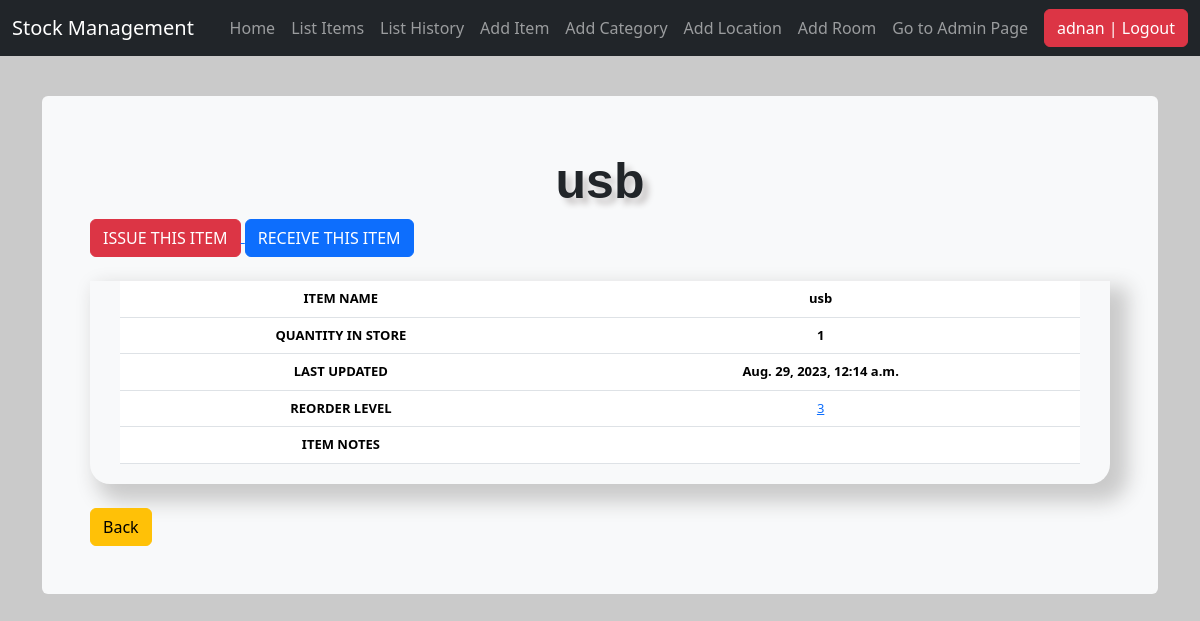
Page /item_detail/7/ (signed in) on the committed database.
### stockmgmt/models.py (models this page shows, shortened)
class Stock(models.Model):
    household = models.ForeignKey(
        Household, on_delete=models.CASCADE, blank=True)
    room = models.ForeignKey(Room, on_delete=models.CASCADE, blank=True)
    location = models.ForeignKey(
        Location, on_delete=models.CASCADE, blank=True)
    category = models.ForeignKey(
        Category, on_delete=models.CASCADE, blank=True)
    item_name = models.CharField(max_length=50, blank=True, null=True)
    quantity = models.IntegerField(default='0', blank=True, null=True)
    receive_quantity = models.IntegerField(default='0', blank=True, null=True)
    receive_by = models.CharField(max_length=50, blank=True, null=True)
    issue_quantity = models.IntegerField(default='0', blank=True, null=True)
    issue_by = models.CharField(max_length=50, blank=True, null=True)
    issue_to = models.CharField(max_length=50, blank=True, null=True)
    phone_number = models.CharField(max_length=50, blank=True, null=True)
    created_by = models.CharField(max_length=50, blank=True, null=True)
    reorder_level = models.IntegerField(default='3', blank=True, null=True)
    timestamp = models.DateTimeField(auto_now_add=True, auto_now=False)
    last_updated = models.DateTimeField(auto_now_add=False, auto_now=True)
    item_notes = models.TextField(max_length=500, blank=True, null=True)

### stockmgmt/views.py (the view)
# urls.py: path('item_detail/<str:pk>/', views.item_detail, name="item_detail"),
@login_required
def item_detail(request, pk):
    queryset = Stock.objects.get(id=pk)
    context = {
        "title": queryset.item_name,
        "queryset": queryset,
    }
    return render(request, "./includes/item_detail.html", context)

### stockmgmt/templates/includes/item_detail.html (shortened to what this page needs)
{% extends 'base.html' %}
{% load crispy_forms_tags %}
{% block content %}
<a href="{% url 'issue_items' queryset.id %}">
    <div class='btn btn-danger'>ISSUE THIS ITEM</div>
</a>
<a href="{% url 'receive_items' queryset.id %}">
    <div class='btn btn-primary'>RECEIVE THIS ITEM</div>
</a>
<br><br>
<div class="display_table">
    <table class='table'>
        <tr>
            <th>ITEM NAME</th>
            <th>{{queryset.item_name}}</th>
        </tr>
        <tr>
            <th>QUANTITY IN STORE</th>
            <th>{{queryset.quantity}}</th>
        </tr>
        <tr>
            <th>LAST UPDATED</th>
            <th>{{queryset.last_updated}}</th>
        </tr>
        <tr>
            <th>REORDER LEVEL</th>
            <td>{% if request.user.is_superuser %}
                <a href="{% url 'reorder_level' queryset.id %}">
                    {%endif%}
                    {{queryset.reorder_level}}
                </a>
            </td>
        </tr>
        <tr>
            <th>ITEM NOTES</th>
            <th>{{queryset.item_notes}}</th>
        </tr>
    </table>
</div>
<br />
<div class="form-group">
    <a id="back-button" href="" onclick="javascript:window.history.back(-1);return false;">
        <div class="btn btn-warning">Back</div>
    </a>
</div>
{% endblock %}

### stockmgmt/templates/base.html (shortened to what this page needs)
{% load static %}
<!DOCTYPE html>
<html lang="en">
<head>
    {% block corecss %}
    <link href="https://cdn.jsdelivr.net/npm/bootstrap@5.3.1/dist/css/bootstrap.min.css" rel="stylesheet"
>
    <link rel="stylesheet" type="text/css" href="https://unpkg.com/nprogress@0.2.0/nprogress.css">
    <link rel="stylesheet" type="text/css" href="https://cdn.datatables.net/1.11.4/css/jquery.dataTables.min.css">
    <link href="{% static '/css/style.css' %}" rel="stylesheet">
    {% endblock %}
</head>
<body>
    {% include './partials/nav.html' %}
    <main class="container pt-5">
        <br>
        <div class="bg-light p-5 rounded">
            <div class="header">{{title}}</div>
            {% block content %}
            {% endblock %}
        </div>
    </main>
</body>
</html>

### stockmgmt/templates/partials/nav.html (shortened to what this page needs)
<nav class="navbar navbar-expand-md navbar-dark fixed-top bg-dark">
    <div class="container-fluid">
        <a class="navbar-brand" href="#">Stock Management</a>
        <div class="collapse navbar-collapse d-flex justify-content-end" id="navbarCollapse">
            <ul class="navbar-nav ms-auto me-2 my-lg-0">
                <li class="nav-item">
                    <a class="nav-link" aria-current="page" href="{% url 'home' %}">Home</a>
                </li>
                {% if request.user.is_authenticated %}
                <li class="nav-item">
                    <a class="nav-link" href="{% url 'list_items' %}">List Items</a>
                </li>
                {% if request.user.is_superuser %}
                <li class="nav-item">
                    <a class="nav-link" href="{% url 'list_history' %}">List History</a>
                </li>
                {% endif %}
                {% if request.user.is_authenticated %}
                <li class="nav-item">
                    <a class="nav-link" href="{% url 'add_items' %}">Add Item</a>
                </li>
                {% endif %}
                {% if request.user.is_superuser %}
                <li class="nav-item">
                    <a class="nav-link" href="{% url 'add_category' %}">Add Category</a>
                </li>
                <li class="nav-item">
                    <a class="nav-link" href="{% url 'add_location' %}">Add Location</a>
                </li>
                <li class="nav-item">
                    <a class="nav-link" href="{% url 'add_room' %}">Add Room</a>
                </li>
                <li class="nav-item">
                    <a class="nav-link" href="{% url 'admin:index' %}">Go to Admin Page</a>
                </li>
                {% endif %}
                {% endif %}
            </ul>
            <ul class="navbar-nav">
                {% if request.user.is_authenticated %}
                <li><a href="/accounts/logout"><button class="btn btn-danger">{{ user }} | Logout</button></a></li>
                {% else %}
                <li><a href="/accounts/login">Login</a></li>
                {% endif %}
            </ul>
        </div>
    </div>
</nav>

### stockmgmt/static/css/style.css (style rules this page uses)
body { background-color: #cacaca; }
.table { font-size: 13px; text-align: center; width: 95%; margin: auto; text-align: center; }
.table tr:nth-child(odd) { background: #cacaca }
.table tr:nth-child(even) { background: #e9e9e9 }
th { color: #000000; }
.display_table { border-bottom-right-radius: 20px; border-bottom-left-radius: 20px; padding-left: 5px; padding-right: 5px; padding-bottom: 20px; box-shadow: 12px 12px 20px 6px #cacaca; }
.header { font-family: helvetica; font-size: 50px; text-align: center; width: 100%; text-shadow: 6px 6px 6px #c9c6c6; display: block; font-weight: bolder; }
.ui-datepicker tbody, td, tfoot, th, thead, tr { padding: 5px; }

### rows in the picture
Stock: item_name "usb", quantity "1", last_updated "Aug. 29, 2023, 12:14 a.m.", reorder_level "3"

### other values in the picture
{{ user }} "adnan"
